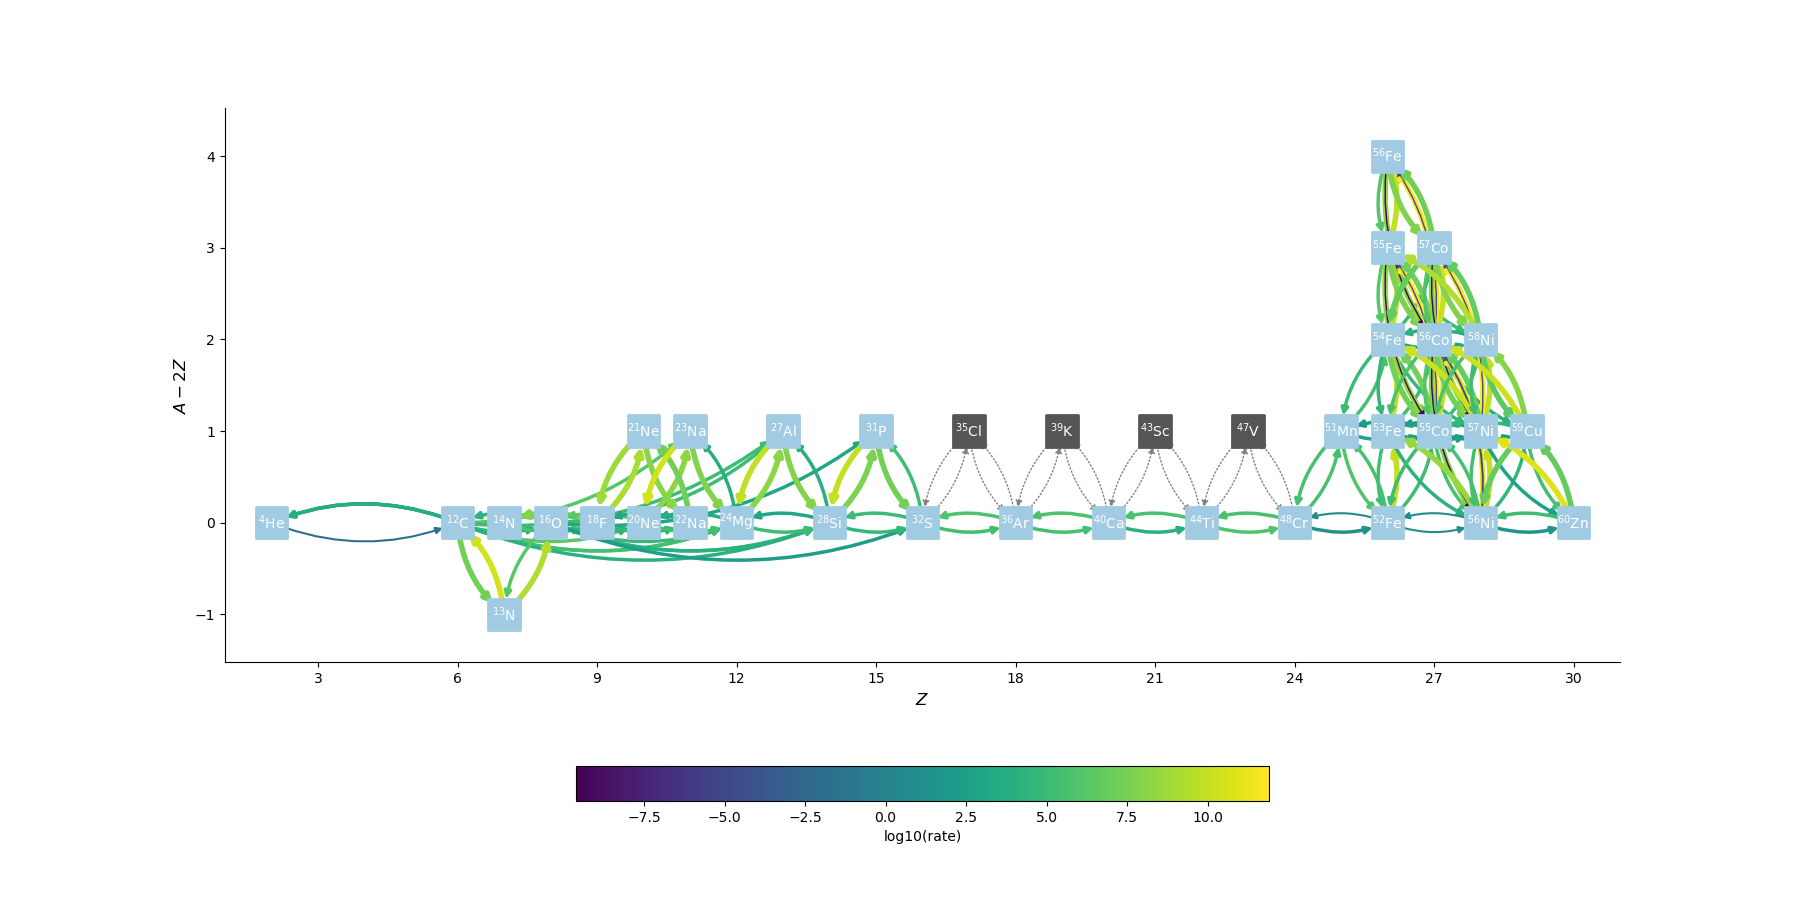

Python code for this plot:
import pynucastro as pyna
from pynucastro.rates import ReacLibRate, TabularRate

reaclib_lib = pyna.ReacLibLibrary()
weak_lib = pyna.TabularLibrary()

# these are the nuclei we have in subch_simple

all_reactants = ["p",
                 "he4", "c12", "o16", "ne20", "mg24", "si28", "s32",
                 "ar36", "ca40", "ti44", "cr48", "fe52", "ni56",
                 "cu59", "zn60",
                 "al27", "p31", "cl35", "k39", "sc43", "v47", "mn51", "co55",
                 "n13", "n14", "f18", "ne21", "na22", "na23"]

# create a library of ReacLib rates

core_lib = reaclib_lib.linking_nuclei(all_reactants)

# in this list, we have the reactants, the actual reactants,
# and modified products that we will use instead

other_rates = [("c12(c12,n)mg23", "mg24"),
               ("o16(o16,n)s31", "s32"),
               ("o16(c12,n)si27", "si28")]

for r, mp in other_rates:
    _r = reaclib_lib.get_rate_by_name(r)
    _r.modify_products(mp)
    core_lib.add_rate(_r)

# now create a list of iron group nuclei and find both the
# ReacLib and weak / tabular rates linking these.

iron_peak = ["n", "p", "he4",
             "mn51",
             "fe52", "fe53", "fe54", "fe55", "fe56",
             "co55", "co56", "co57",
             "ni56", "ni57", "ni58",
             "cu59", "zn60"]

iron_reaclib = reaclib_lib.linking_nuclei(iron_peak)

iron_weak_lib = weak_lib.linking_nuclei(iron_peak)

# combine all three libraries into a single network

net = pyna.AmrexAstroCxxNetwork(libraries=[core_lib, iron_reaclib, iron_weak_lib],
                                symmetric_screening=False)

# we will have duplicate rates -- we want to remove any ReacLib rates
# that we have tabular rates for

dupes = net.find_duplicate_links()

rates_to_remove = []
for d in dupes:
    for r in d:
        if isinstance(r, ReacLibRate):
            rates_to_remove.append(r)

net.remove_rates(rates_to_remove)

# now we approximate some (alpha, p)(p, gamma) links

net.make_ap_pg_approx(intermediate_nuclei=["cl35", "k39", "sc43", "v47"]) #, "mn51"])
net.remove_nuclei(["cl35", "k39", "sc43", "v47"]) #, "mn51"])

# let's make a figure

T = 6.e9
rho = 9.e7
comp = pyna.Composition(net.unique_nuclei)
comp.set_all(1.0)
comp.normalize()

fig = net.plot(rho=rho, T=T, comp=comp,
               rotated=True, curved_edges=True, hide_xalpha=True,
               size=(1800, 900),
               node_size=500, node_shape="s", node_font_size=10)

fig.savefig("He-C-Fe-group.png")

print(f"number of nuclei = {len(net.unique_nuclei)}")
print(f"number of ReacLib rates = {len(net.reaclib_rates)}")
print(f"number of tabular rates = {len(net.tabular_rates)}")

net.write_network()
